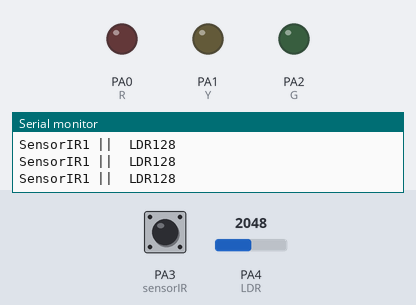
A sketch run on a simulated STM32 Blue Pill. On the bench: output pins drawn as LEDs (lit = HIGH), the last lines printed to the serial monitor. Inputs (shaded band) come from the test bench; at power-on: PA3 (sensorIR) HIGH, PA4 (LDR) = 2048.

Above: at 1.2 s.
1.3 s: PA3 (sensorIR) pulsed LOW 5 times (0.12 s each, 0.3 s apart)
At 3.5 s:
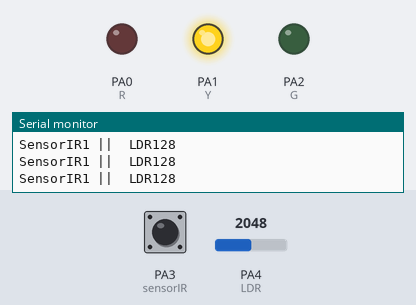
4.3 s: PA4 (LDR) set to 1679
5.8 s: PA4 (LDR) set to 1605
At 6.2 s:
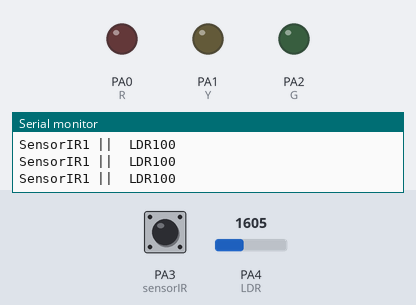
7.3 s: PA4 (LDR) set to 1228
At 8.5 s:
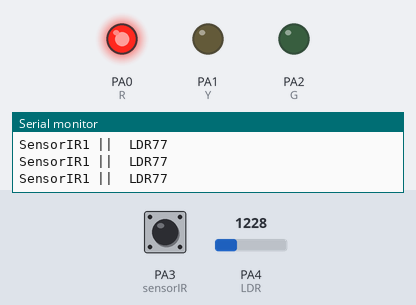
8.8 s: PA4 (LDR) set to 2047
At 9.9 s:
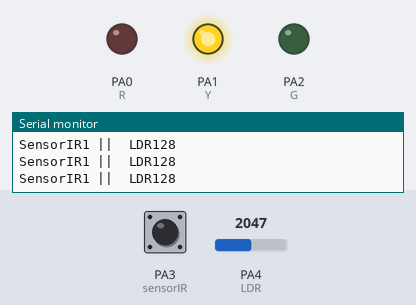
10.3 s: PA4 (LDR) set to 491
At 11.2 s:
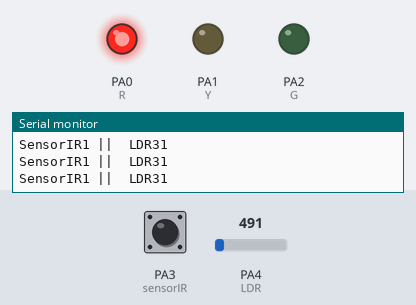
Timing chart, 0 to 12.8 s (numbered marks = the images above; inputs shaded):
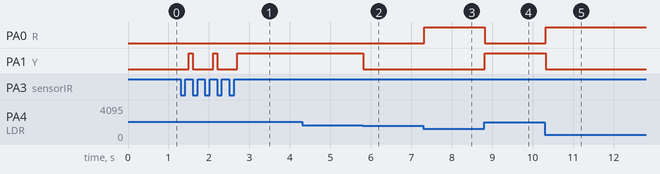

The sketch:

Tantangan_STM32.ino
```cpp
  //INISIALISI
  int R         =PA0;
  int Y         =PA1;
  int G         =PA2;
  int sensorIR  =PA3;
  int LDR       =PA4;
  int kunci1    =0;

void setup() {
  Serial.begin(9600);
  pinMode(R,OUTPUT);
  pinMode(Y,OUTPUT);
  pinMode(G,OUTPUT);
  pinMode(sensorIR,INPUT);
  pinMode(LDR,INPUT);

}

void loop() {
  //BACA DATA
  int bacasensorIR=digitalRead(sensorIR);
  int bacasensorLDR=analogRead(LDR);
  bacasensorLDR=map(bacasensorLDR,4095,0,255,0);


  //SERIAL
  Serial.print("SensorIR"); Serial.print(bacasensorIR);
  Serial.print(" ||  LDR"); Serial.print(bacasensorLDR);
  Serial.println();

  //LOGIKA
   if(bacasensorIR==0 && kunci1==0){
    kunci1=1;
    delay(200);

  }else if(bacasensorIR==1 && kunci1==1) {

    if (bacasensorLDR<100){
     digitalWrite(R,HIGH);
     digitalWrite(Y,LOW);
     digitalWrite(G,LOW);
     delay(100);
  }
  else if(bacasensorLDR>100 && bacasensorLDR<200){
     digitalWrite(R,LOW);
     digitalWrite(Y,HIGH);
     digitalWrite(G,LOW);
     delay(100);

  }
  else {
     digitalWrite(R,LOW);
     digitalWrite(Y,LOW);
     digitalWrite(G,LOW);
     delay(100);
  }
}
else if(bacasensorIR==0 && kunci1==1){
        kunci1=0;
        digitalWrite(R,LOW);
        digitalWrite(Y,LOW);
        digitalWrite(G,LOW);
        delay(200);
}
}
```

Measured:
- the behaviour switches between 1606 and 1605 on PA4 (LDR) (found by bisection; images 1 and 2)
- after the input at 1.3 s, PA1 (Y): alternates HIGH for 0.10 s and LOW for 0.50 s, 5 changes in all, then stays HIGH, starting after 0.20 s
- after the input at 5.8 s, PA1 (Y): HIGH → LOW at once
- after the input at 7.3 s, PA0 (R): LOW → HIGH at once
- after the input at 8.8 s, PA0 (R): HIGH → LOW at once; PA1 (Y): LOW → HIGH at once
- after the input at 10.3 s, PA0 (R): LOW → HIGH at once; PA1 (Y): HIGH → LOW at once
